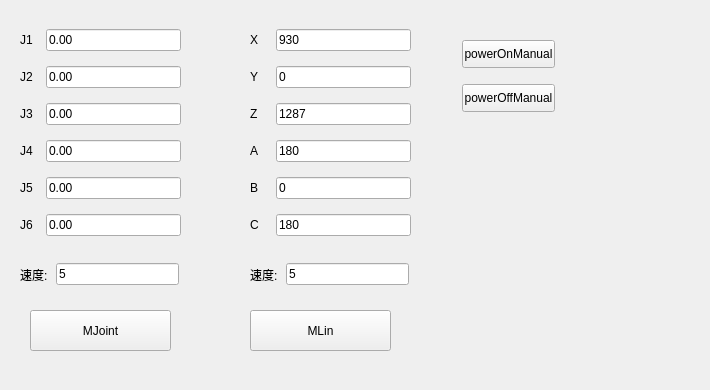
     <widget class="QWidget" name="tab">
      <attribute name="title">
       <string>运动1</string>
      </attribute>
      <widget class="QWidget" name="widget_8" native="true">
       <property name="geometry">
        <rect>
         <x>0</x>
         <y>0</y>
         <width>701</width>
         <height>381</height>
        </rect>
       </property>
       <property name="minimumSize">
        <size>
         <width>0</width>
         <height>200</height>
        </size>
       </property>
       <widget class="QPushButton" name="MJointButton">
        <property name="geometry">
         <rect>
          <x>30</x>
          <y>310</y>
          <width>141</width>
          <height>41</height>
         </rect>
        </property>
        <property name="text">
         <string>MJoint</string>
        </property>
       </widget>
       <widget class="QWidget" name="layoutWidget">
        <property name="geometry">
         <rect>
          <x>20</x>
          <y>20</y>
          <width>161</width>
          <height>231</height>
         </rect>
        </property>
        <layout class="QVBoxLayout" name="verticalLayout_9">
         <item>
          <layout class="QHBoxLayout" name="horizontalLayout_33">
           <item>
            <widget class="QLabel" name="mj1">
             <property name="minimumSize">
              <size>
               <width>20</width>
               <height>0</height>
              </size>
             </property>
             <property name="text">
              <string>J1</string>
             </property>
            </widget>
           </item>
           <item>
            <widget class="QLineEdit" name="mjLineEdit_1">
             <property name="text">
              <string>0.00</string>
             </property>
            </widget>
           </item>
          </layout>
         </item>
         <item>
          <layout class="QHBoxLayout" name="horizontalLayout_34">
           <item>
            <widget class="QLabel" name="mj2">
             <property name="minimumSize">
              <size>
               <width>20</width>
               <height>0</height>
              </size>
             </property>
             <property name="text">
              <string>J2</string>
             </property>
            </widget>
           </item>
           <item>
            <widget class="QLineEdit" name="mjLineEdit_2">
             <property name="text">
              <string>0.00</string>
             </property>
            </widget>
           </item>
          </layout>
         </item>
         <item>
          <layout class="QHBoxLayout" name="horizontalLayout_35">
           <item>
            <widget class="QLabel" name="mj3">
             <property name="minimumSize">
              <size>
               <width>20</width>
               <height>0</height>
              </size>
             </property>
             <property name="text">
              <string>J3</string>
             </property>
            </widget>
           </item>
           <item>
            <widget class="QLineEdit" name="mjLineEdit_3">
             <property name="text">
              <string>0.00</string>
             </property>
            </widget>
           </item>
          </layout>
         </item>
         <item>
          <layout class="QHBoxLayout" name="horizontalLayout_36">
           <item>
            <widget class="QLabel" name="mj4">
             <property name="minimumSize">
              <size>
               <width>20</width>
               <height>0</height>
              </size>
             </property>
             <property name="text">
              <string>J4</string>
             </property>
            </widget>
           </item>
           <item>
            <widget class="QLineEdit" name="mjLineEdit_4">
             <property name="text">
              <string>0.00</string>
             </property>
            </widget>
           </item>
          </layout>
         </item>
         <item>
          <layout class="QHBoxLayout" name="horizontalLayout_37">
           <item>
            <widget class="QLabel" name="mj5">
             <property name="minimumSize">
              <size>
               <width>20</width>
               <height>0</height>
              </size>
             </property>
             <property name="text">
              <string>J5</string>
             </property>
            </widget>
           </item>
           <item>
            <widget class="QLineEdit" name="mjLineEdit_5">
             <property name="text">
              <string>0.00</string>
             </property>
            </widget>
           </item>
          </layout>
         </item>
         <item>
          <layout class="QHBoxLayout" name="horizontalLayout_38">
           <item>
            <widget class="QLabel" name="mj6">
             <property name="minimumSize">
              <size>
               <width>20</width>
               <height>0</height>
              </size>
             </property>
             <property name="text">
              <string>J6</string>
             </property>
            </widget>
           </item>
           <item>
            <widget class="QLineEdit" name="mjLineEdit_6">
             <property name="text">
              <string>0.00</string>
             </property>
            </widget>
           </item>
          </layout>
         </item>
        </layout>
       </widget>
       <widget class="QWidget" name="layoutWidget">
        <property name="geometry">
         <rect>
          <x>20</x>
          <y>260</y>
          <width>159</width>
          <height>29</height>
         </rect>
        </property>
        <layout class="QHBoxLayout" name="horizontalLayout_39">
         <item>
          <widget class="QLabel" name="mj6_3">
           <property name="minimumSize">
            <size>
             <width>30</width>
             <height>0</height>
            </size>
           </property>
           <property name="text">
            <string>速度:</string>
           </property>
          </widget>
         </item>
         <item>
          <widget class="QLineEdit" name="mjspeed">
           <property name="text">
            <string>5</string>
           </property>
          </widget>
         </item>
        </layout>
       </widget>
       <widget class="QWidget" name="layoutWidget_2">
        <property name="geometry">
         <rect>
          <x>250</x>
          <y>20</y>
          <width>161</width>
          <height>231</height>
         </rect>
        </property>
        <layout class="QVBoxLayout" name="verticalLayout_10">
         <item>
          <layout class="QHBoxLayout" name="horizontalLayout_40">
           <item>
            <widget class="QLabel" name="mj1_2">
             <property name="minimumSize">
              <size>
               <width>20</width>
               <height>0</height>
              </size>
             </property>
             <property name="text">
              <string>X</string>
             </property>
            </widget>
           </item>
           <item>
            <widget class="QLineEdit" name="ml_x">
             <property name="text">
              <string>930</string>
             </property>
            </widget>
           </item>
          </layout>
         </item>
         <item>
          <layout class="QHBoxLayout" name="horizontalLayout_41">
           <item>
            <widget class="QLabel" name="mj2_2">
             <property name="minimumSize">
              <size>
               <width>20</width>
               <height>0</height>
              </size>
             </property>
             <property name="text">
              <string>Y</string>
             </property>
            </widget>
           </item>
           <item>
            <widget class="QLineEdit" name="ml_y">
             <property name="text">
              <string>0</string>
             </property>
            </widget>
           </item>
          </layout>
         </item>
         <item>
          <layout class="QHBoxLayout" name="horizontalLayout_42">
           <item>
            <widget class="QLabel" name="mj3_2">
             <property name="minimumSize">
              <size>
               <width>20</width>
               <height>0</height>
              </size>
             </property>
             <property name="text">
              <string>Z</string>
             </property>
            </widget>
           </item>
           <item>
            <widget class="QLineEdit" name="ml_z">
             <property name="text">
              <string>1287</string>
             </property>
            </widget>
           </item>
          </layout>
         </item>
         <item>
          <layout class="QHBoxLayout" name="horizontalLayout_43">
           <item>
            <widget class="QLabel" name="mj4_2">
             <property name="minimumSize">
              <size>
               <width>20</width>
               <height>0</height>
              </size>
             </property>
             <property name="text">
              <string>A</string>
             </property>
            </widget>
           </item>
           <item>
            <widget class="QLineEdit" name="ml_a">
             <property name="text">
              <string>180</string>
             </property>
            </widget>
           </item>
          </layout>
         </item>
         <item>
          <layout class="QHBoxLayout" name="horizontalLayout_44">
           <item>
            <widget class="QLabel" name="mj5_2">
             <property name="minimumSize">
              <size>
               <width>20</width>
               <height>0</height>
              </size>
             </property>
             <property name="text">
              <string>B</string>
             </property>
            </widget>
           </item>
           <item>
            <widget class="QLineEdit" name="ml_b">
             <property name="text">
              <string>0</string>
             </property>
            </widget>
           </item>
          </layout>
         </item>
         <item>
          <layout class="QHBoxLayout" name="horizontalLayout_45">
           <item>
            <widget class="QLabel" name="mj6_2">
             <property name="minimumSize">
              <size>
               <width>20</width>
               <height>0</height>
              </size>
             </property>
             <property name="text">
              <string>C</string>
             </property>
            </widget>
           </item>
           <item>
            <widget class="QLineEdit" name="ml_c">
             <property name="text">
              <string>180</string>
             </property>
            </widget>
           </item>
          </layout>
         </item>
        </layout>
       </widget>
       <widget class="QWidget" name="layoutWidget_3">
        <property name="geometry">
         <rect>
          <x>250</x>
          <y>260</y>
          <width>159</width>
          <height>29</height>
         </rect>
        </property>
        <layout class="QHBoxLayout" name="horizontalLayout_46">
         <item>
          <widget class="QLabel" name="mj6_4">
           <property name="minimumSize">
            <size>
             <width>30</width>
             <height>0</height>
            </size>
           </property>
           <property name="text">
            <string>速度:</string>
           </property>
          </widget>
         </item>
         <item>
          <widget class="QLineEdit" name="mlspeed">
           <property name="text">
            <string>5</string>
           </property>
          </widget>
         </item>
        </layout>
       </widget>
       <widget class="QPushButton" name="MLINButton">
        <property name="geometry">
         <rect>
          <x>250</x>
          <y>310</y>
          <width>141</width>
          <height>41</height>
         </rect>
        </property>
        <property name="text">
         <string>MLin</string>
        </property>
       </widget>
       <widget class="QPushButton" name="powerOnManual">
        <property name="geometry">
         <rect>
          <x>462</x>
          <y>40</y>
          <width>93</width>
          <height>28</height>
         </rect>
        </property>
        <property name="text">
         <string>powerOnManual</string>
        </property>
       </widget>
       <widget class="QPushButton" name="powerOffManual">
        <property name="geometry">
         <rect>
          <x>462</x>
          <y>84</y>
          <width>93</width>
          <height>28</height>
         </rect>
        </property>
        <property name="text">
         <string>powerOffManual</string>
        </property>
       </widget>
      </widget>
     </widget>
